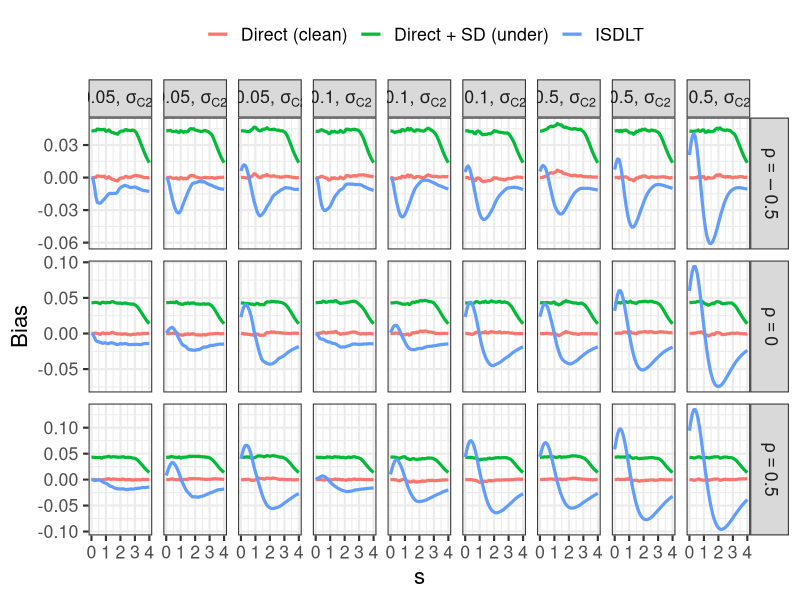
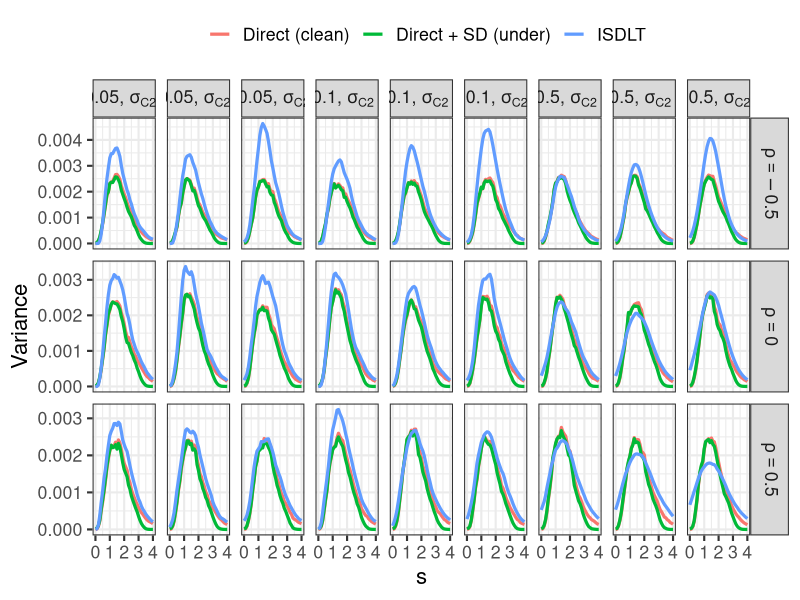
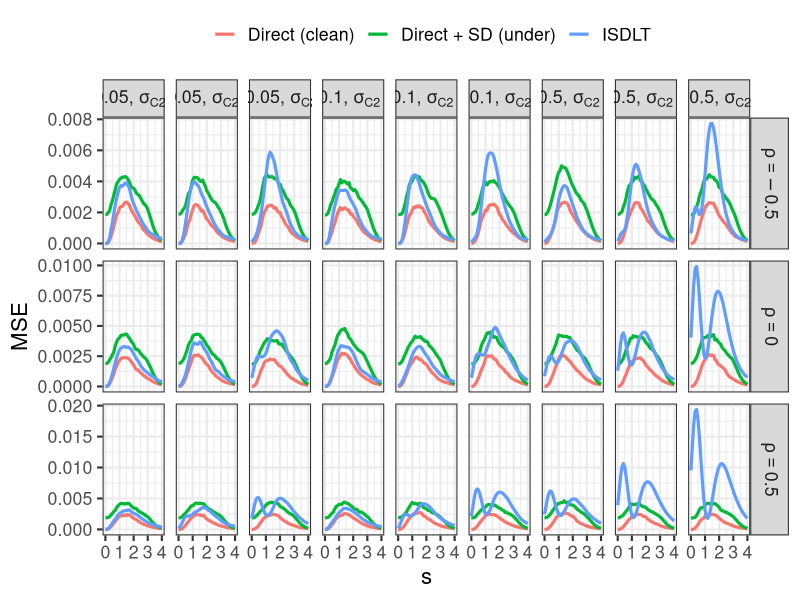
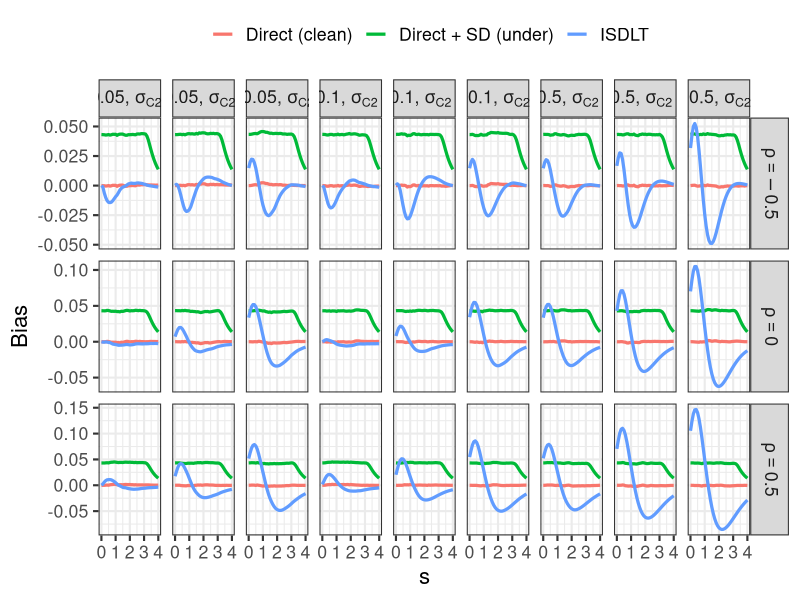
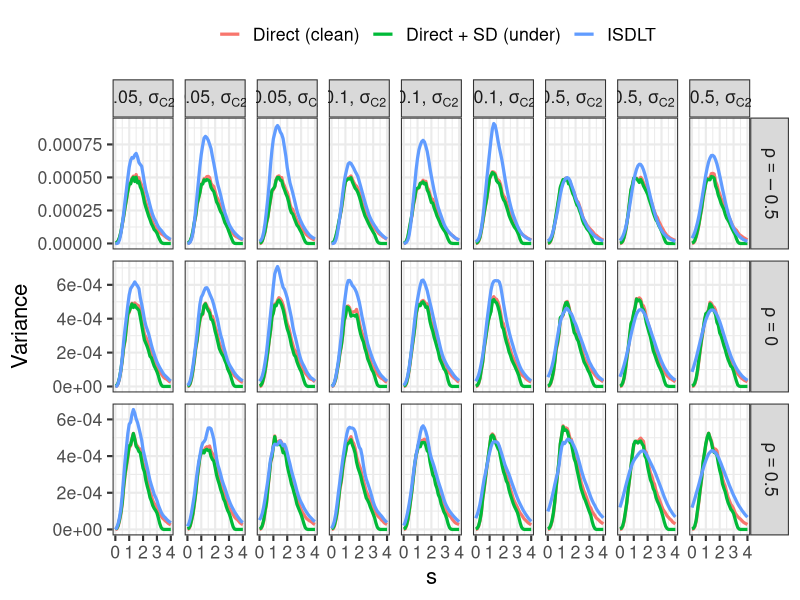
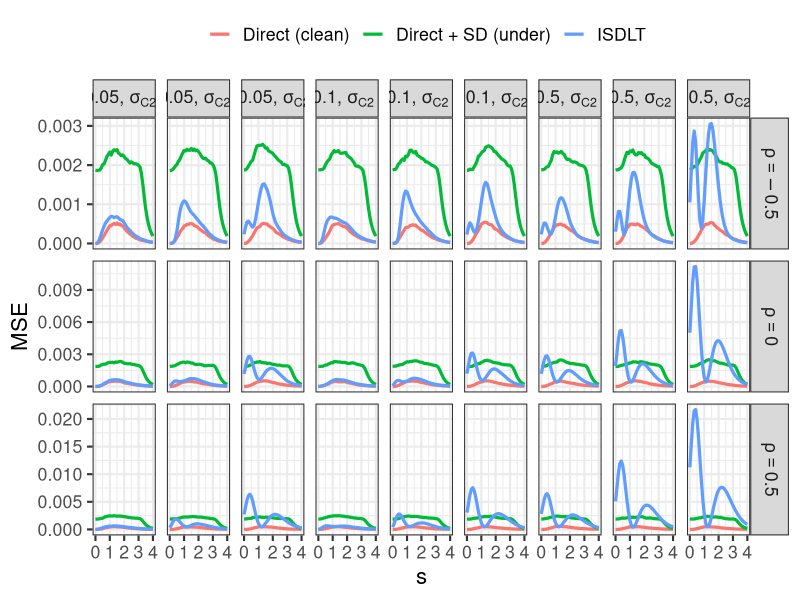
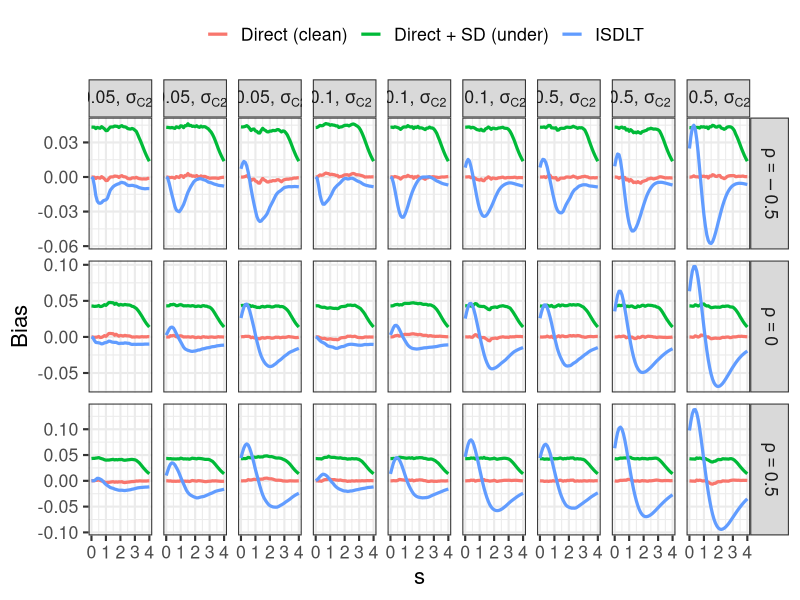
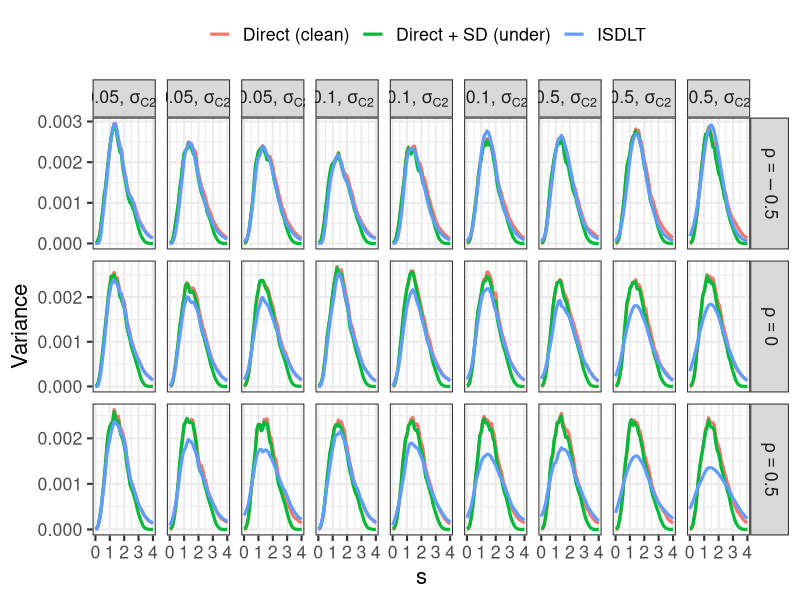

Here is the R script that generated these plots, in order: (Note: this script raises an error after producing the figures.)
## ---- chunk 1
library(readr)
library(ggplot2)


# S GAMMA C NORM
plot_data_ISDLT_SGAMMA_CNORM <- read_csv("ISDLT_ALL_plot_data_SGAMMA_CNORM_rho_n_baseS_withSD.csv")

# S BETA C UNIFORM
plot_data_ISDLT_SBETA_CUNIFORM <-read_csv("ISDLT_ALL_plot_data_SBETA_CUNIFORM_rho_n_baseS_withSD.csv")

# S CHISQ3 C NORM
plot_data_ISDLT_SCHISQ3_CNORM <- read_csv("ISDLT_ALL_plot_data_SCHISQ3_CNORM_rho_n_baseS_withSD.csv")



## ---- chunk 2


plot_data_ISDLT_SGAMMA_CNORM$n <- factor(
  plot_data_ISDLT_SGAMMA_CNORM$n,
  levels = c(100, 500),
  labels = c("n = 100", "n = 500")
)

plot_data_ISDLT_SGAMMA_CNORM$rho <- factor(
  plot_data_ISDLT_SGAMMA_CNORM$rho,
  levels = c(-0.5, 0, 0.5),
  labels = c("rho == -0.5", "rho == 0", "rho == 0.5")
)

plot_data_ISDLT_SGAMMA_CNORM$pA <- factor(
  plot_data_ISDLT_SGAMMA_CNORM$pA,
  levels = c(0.25, 0.5, 0.75)
)

plot_data_ISDLT_SGAMMA_CNORM$sdC1 <- factor(
  plot_data_ISDLT_SGAMMA_CNORM$sdC1,
  levels = c(0.05, 0.10, 0.5)
)

plot_data_ISDLT_SGAMMA_CNORM$sdC2 <- factor(
  plot_data_ISDLT_SGAMMA_CNORM$sdC2,
  levels = c(0.05, 0.25, 0.5)
)


plot_data_ISDLT_SGAMMA_CNORM$C_label <- factor(
  paste0(
    "sigma[C1]==", plot_data_ISDLT_SGAMMA_CNORM$sdC1,
    "*','~sigma[C2]==", plot_data_ISDLT_SGAMMA_CNORM$sdC2
  )
)



# plot_data_ISDLT_SGAMMA_CNORM$C_label <- factor( paste0( "sigma== ", plot_data_ISDLT_SGAMMA_CNORM$sdC1, ", sigma== ", plot_data_ISDLT_SGAMMA_CNORM$sdC2))

# legend labels
plot_data_ISDLT_SGAMMA_CNORM$estimator <- factor(
  plot_data_ISDLT_SGAMMA_CNORM$estimator,
  levels = c("dir", "dir_sd", "hat"),
  labels = c("Direct (clean)", "Direct + SD (under)", "ISDLT")
)

LINE_W <- 1.1

# labeller = labeller(rho = label_parsed)

for (pp in levels(plot_data_ISDLT_SGAMMA_CNORM$pA)) {
  for (nn in levels(plot_data_ISDLT_SGAMMA_CNORM$n)) {

    pd <- subset(plot_data_ISDLT_SGAMMA_CNORM, pA == pp & n == nn)

    # Bias
    bias_plot <- ggplot(pd, aes(x = s, y = bias, color = estimator)) +
      geom_line(linewidth = LINE_W) +
      facet_grid(rho ~ C_label, scales = "free_y", labeller =  label_parsed) +
      theme_bw(base_size = 16) +
      theme(
        legend.position = "top"
      ) +
      labs(
        x = "s",
        y = "Bias",
        color = ""
      )

    print(bias_plot)
    ggsave(     paste0("ISDLT_Bias_SGAMMA_CNORM_pA_", pp, "_", gsub(" = ", "", nn), "_baseS_withSD.png"),      plot = bias_plot, width = 18, height = 10, dpi = 300)

    # Variance
    var_plot <- ggplot(pd, aes(x = s, y = var, color = estimator)) +
      geom_line(linewidth = LINE_W) +
      facet_grid(rho ~ C_label, scales = "free_y", labeller =  label_parsed) +
      theme_bw(base_size = 16) +
      theme(
        legend.position = "top"
      ) +
      labs(
        x = "s",
        y = "Variance",
        color = ""
      )

    print(var_plot)
    ggsave(     paste0("ISDLT_Variance_SGAMMA_CNORM_pA_", pp, "_", gsub(" = ", "", nn), "_baseS_withSD.png"),plot = var_plot, width = 18, height = 10, dpi = 300    )

    # MSE
    mse_plot <- ggplot(pd, aes(x = s, y = mse, color = estimator)) +
      geom_line(linewidth = LINE_W) +
      facet_grid(rho ~ C_label, scales = "free_y", labeller =  label_parsed) +
      theme_bw(base_size = 16) +
      theme(
        legend.position = "top"
      ) +
      labs(
        x = "s",
        y = "MSE",
        color = ""
      )

    print(mse_plot)
ggsave(     paste0("ISDLT_MSE_SGAMMA_CNORM_pA_", pp, "_", gsub(" = ", "", nn), "_baseS_withSD.png"), plot = mse_plot, width = 18, height = 10, dpi = 300)
  }
}



## ---- chunk 3



plot_data_ISDLT_SBETA_CUNIFORM$n <- factor(
  plot_data_ISDLT_SBETA_CUNIFORM$n,
  levels = c(100, 500),
  labels = c("n = 100", "n = 500")
)

plot_data_ISDLT_SBETA_CUNIFORM$rho <- factor(
  plot_data_ISDLT_SBETA_CUNIFORM$rho,
  levels = c(-0.5, 0, 0.5),
  labels = c("rho == -0.5", "rho == 0", "rho == 0.5")
)

plot_data_ISDLT_SBETA_CUNIFORM$p1 <- factor(
  plot_data_ISDLT_SBETA_CUNIFORM$p1,
  levels = c(0.25, 0.5, 0.75)
)

plot_data_ISDLT_SBETA_CUNIFORM$maxc1 <- factor(
  plot_data_ISDLT_SBETA_CUNIFORM$maxc1,
  levels = c(0.1, 0.25, 0.5)
)

plot_data_ISDLT_SBETA_CUNIFORM$maxc2 <- factor(
  plot_data_ISDLT_SBETA_CUNIFORM$maxc2,
  levels = c(0.1, 0.25, 0.5)
)

plot_data_ISDLT_SBETA_CUNIFORM$C_label <- factor(
  paste0(
    "C1 = ", plot_data_ISDLT_SBETA_CUNIFORM$maxc1,
    ", C2 = ", plot_data_ISDLT_SBETA_CUNIFORM$maxc2
  )
)

plot_data_ISDLT_SBETA_CUNIFORM$estimator <- factor(
  plot_data_ISDLT_SBETA_CUNIFORM$estimator,
  levels = c("dir", "dir_sd", "hat"),
  labels = c("Direct (clean)", "Direct + SD (under)", "ISDLT")
)

LINE_W <- 1.1

for (pp in unique(plot_data_ISDLT_SBETA_CUNIFORM$p1)) {
  for (nn in levels(plot_data_ISDLT_SBETA_CUNIFORM$n)) {

    pd <- subset(plot_data_ISDLT_SBETA_CUNIFORM, p1 == pp & n == nn)

    # Bias
    bias_plot <- ggplot(pd, aes(x = s, y = bias, color = estimator)) +
      geom_line(linewidth = LINE_W) +
      facet_grid(rho ~ C_label, scales = "free_y", labeller = labeller(rho = label_parsed)) +
      theme_bw(base_size = 16) +
      theme(
        legend.position = "top",
        axis.text.x = element_text(angle = 75, vjust = 0.5, hjust = 1)
      ) +
      labs(
        x = "s",
        y = "Bias",
        color = ""
      )

    print(bias_plot)
    ggsave(
      paste0("ISDLT_Bias_SBETA_CUNIFORM_p1_", pp, "_", gsub(" = ", "", nn), "_baseS_withSD.png"),
      plot = bias_plot, width = 18, height = 10, dpi = 300
    )

    # Variance
    var_plot <- ggplot(pd, aes(x = s, y = var, color = estimator)) +
      geom_line(linewidth = LINE_W) +
      facet_grid(rho ~ C_label, scales = "free_y", labeller = labeller(rho = label_parsed)) +
      theme_bw(base_size = 16) +
      theme(
        legend.position = "top",
        axis.text.x = element_text(angle = 75, vjust = 0.5, hjust = 1)
      ) +
      labs(
        x = "s",
        y = "Variance",
        color = ""
      )

    print(var_plot)
    ggsave(
      paste0("ISDLT_Variance_SBETA_CUNIFORM_p1_", pp, "_", gsub(" = ", "", nn), "_baseS_withSD.png"),
      plot = var_plot, width = 18, height = 10, dpi = 300
    )

    # MSE
    mse_plot <- ggplot(pd, aes(x = s, y = mse, color = estimator)) +
      geom_line(linewidth = LINE_W) +
      facet_grid(rho ~ C_label, scales = "free_y", labeller = labeller(rho = label_parsed)) +
      theme_bw(base_size = 16) +
      theme(
        legend.position = "top",
        axis.text.x = element_text(angle = 75, vjust = 0.5, hjust = 1)
      ) +
      labs(
        x = "s",
        y = "MSE",
        color = ""
      )

    print(mse_plot)
    ggsave(
      paste0("ISDLT_MSE_SBETA_CUNIFORM_p1_", pp, "_", gsub(" = ", "", nn), "_baseS_withSD.png"),
      plot = mse_plot, width = 18, height = 10, dpi = 300
    )
  }
}




## ---- chunk 4




plot_data_ISDLT_SCHISQ3_CNORM$n <- factor(
  plot_data_ISDLT_SCHISQ3_CNORM$n,
  levels = c(100, 500),
  labels = c("n = 100", "n = 500")
)

plot_data_ISDLT_SCHISQ3_CNORM$rho <- factor(
  plot_data_ISDLT_SCHISQ3_CNORM$rho,
  levels = c(-0.5, 0, 0.5),
  labels = c("rho == -0.5", "rho == 0", "rho == 0.5")
)

plot_data_ISDLT_SCHISQ3_CNORM$p1 <- factor(
  plot_data_ISDLT_SCHISQ3_CNORM$p1,
  levels = c(0.25, 0.5, 0.75)
)

plot_data_ISDLT_SCHISQ3_CNORM$sdC1 <- factor(
  plot_data_ISDLT_SCHISQ3_CNORM$sdC1,
  levels = c(0.05, 0.10, 0.25)
)

plot_data_ISDLT_SCHISQ3_CNORM$sdC2 <- factor(
  plot_data_ISDLT_SCHISQ3_CNORM$sdC2,
  levels = c(0.10, 0.25, 0.50)
)


plot_data_ISDLT_SCHISQ3_CNORM$C_label <- factor(
  paste0(
    "sigma[C1]==", plot_data_ISDLT_SCHISQ3_CNORM$sdC1,
    "*','~sigma[C2]==", plot_data_ISDLT_SCHISQ3_CNORM$sdC2
  )
)



plot_data_ISDLT_SCHISQ3_CNORM$estimator <- factor(
  plot_data_ISDLT_SCHISQ3_CNORM$estimator,
  levels = c("dir", "dir_sd", "hat"),
  labels = c("Direct (clean)", "Direct + SD (under)", "ISDLT")
)

LINE_W <- 1.1

# labeller = labeller(rho = label_parsed)


for (pp in levels(plot_data_ISDLT_SCHISQ3_CNORM$p1)) {
  for (nn in levels(plot_data_ISDLT_SCHISQ3_CNORM$n)) {

    pd <- subset(plot_data_ISDLT_SCHISQ3_CNORM, p1 == pp & n == nn)

    # Bias
    bias_plot <- ggplot(pd, aes(x = s, y = bias, color = estimator)) +
      geom_line(linewidth = LINE_W) +
      facet_grid(rho ~ C_label, scales = "free_y", labeller = label_parsed) +
      theme_bw(base_size = 16) +
      theme(
        legend.position = "top",
        axis.text.x = element_text(angle = 75, vjust = 0.5, hjust = 1)
      ) +
      labs(
        x = "s",
        y = "Bias",
        color = ""
      )

    print(bias_plot)
    ggsave(
      paste0("ISDLT_Bias_SCHISQ3_CNORM_p1_", pp, "_", gsub(" = ", "", nn), "_baseS_withSD.png"),
      plot = bias_plot, width = 18, height = 10, dpi = 300
    )

    # Variance
    var_plot <- ggplot(pd, aes(x = s, y = var, color = estimator)) +
      geom_line(linewidth = LINE_W) +
      facet_grid(rho ~ C_label, scales = "free_y", labeller = label_parsed) +
      theme_bw(base_size = 16) +
      theme(
        legend.position = "top",
        axis.text.x = element_text(angle = 75, vjust = 0.5, hjust = 1)
      ) +
      labs(
        x = "s",
        y = "Variance",
        color = ""
      )

    print(var_plot)
    ggsave(
      paste0("ISDLT_Variance_SCHISQ3_CNORM_p1_", pp, "_", gsub(" = ", "", nn), "_baseS_withSD.png"),
      plot = var_plot, width = 18, height = 10, dpi = 300
    )

    # MSE
    mse_plot <- ggplot(pd, aes(x = s, y = mse, color = estimator)) +
      geom_line(linewidth = LINE_W) +
      facet_grid(rho ~ C_label, scales = "free_y", labeller = label_parsed) +
      theme_bw(base_size = 16) +
      theme(
        legend.position = "top",
        axis.text.x = element_text(angle = 75, vjust = 0.5, hjust = 1)
      ) +
      labs(
        x = "s",
        y = "MSE",
        color = ""
      )

    print(mse_plot)
    ggsave(
      paste0("ISDLT_MSE_SCHISQ3_CNORM_p1_", pp, "_", gsub(" = ", "", nn), "_baseS_withSD.png"),
      plot = mse_plot, width = 18, height = 10, dpi = 300
    )
  }
}
